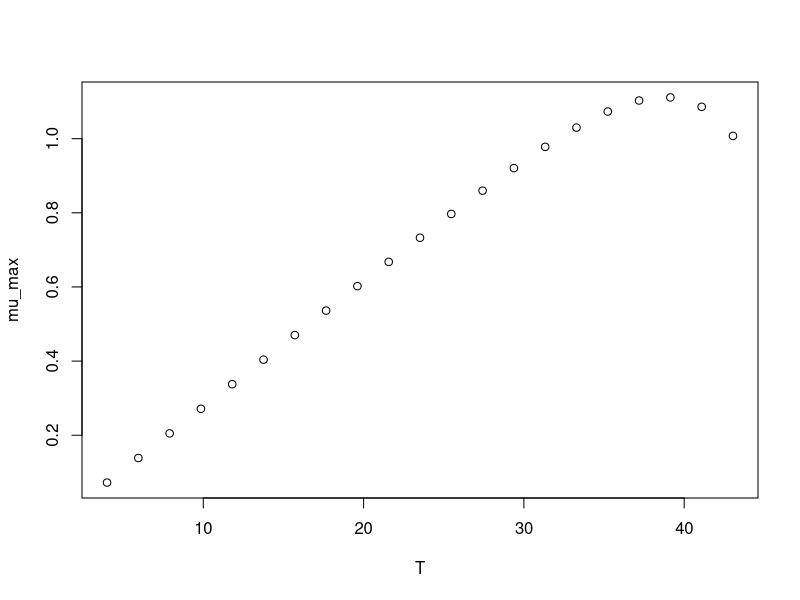

Here is the R script that generated this plot:
#############################
# start of Parameter script
#############################
T <- seq(3.996003996004,43.043,length.out=21)
#############################
# end of Parameter script
#############################
############################# 
# start of Model script Gropin ID 1163 
#############################
 
# constant coefficients for this model
 
variables <- data.frame(T)
argumentsPar <- expand.grid(variables)
 
# heart of the model
response_surface <- function(T) {
   mumax <-0.034*(T-1.87)*(1-exp(0.211*(T-49.07)))

return(mumax=mumax)
} 

# output parameters
mumax <- cbind(argumentsPar,response_surface(argumentsPar['T']))
colnames(mumax) <- c(colnames(argumentsPar),'mumax')
#############################
# End of Model script
#############################
############################# 
# start of Visualisation script Gropin ID 1163 
#############################
plot(T,mumax$mumax,
                          xlab='T',
                          ylab='mu_max')
#############################
# End of Visualisation script
#############################
